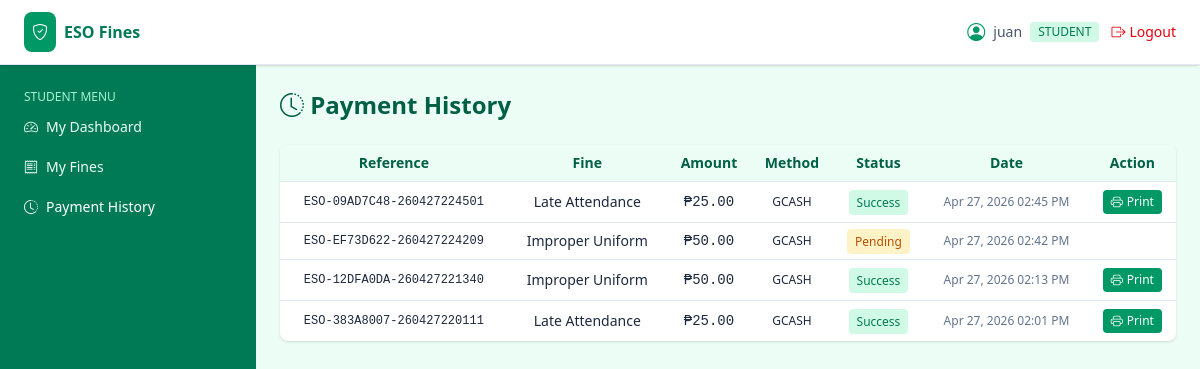
/student/history.php (signed in), run on the app's committed database.
### tables this page shows
CREATE TABLE `users` (
  `id` int(11) UNSIGNED NOT NULL,
  `username` varchar(60) NOT NULL,
  `email` varchar(120) NOT NULL,
  `password` varchar(255) NOT NULL,
  `role` enum('admin','student') NOT NULL DEFAULT 'student',
  `student_id` int(11) UNSIGNED DEFAULT NULL,
  `is_active` tinyint(1) NOT NULL DEFAULT 1,
  `created_at` timestamp NOT NULL DEFAULT current_timestamp()
);

CREATE TABLE `payments` (
  `id` int(11) UNSIGNED NOT NULL,
  `fine_id` int(11) UNSIGNED NOT NULL,
  `student_id` int(11) UNSIGNED NOT NULL,
  `amount` decimal(10,2) NOT NULL,
  `reference_no` varchar(60) NOT NULL,
  `receipt_path` varchar(255) DEFAULT NULL,
  `payment_method` varchar(40) NOT NULL DEFAULT 'GCASH',
  `status` enum('initiated','pending','success','failed') NOT NULL DEFAULT 'initiated',
  `qr_payload` text DEFAULT NULL,
  `created_at` timestamp NOT NULL DEFAULT current_timestamp(),
  `paid_at` timestamp NULL DEFAULT NULL
);

CREATE TABLE `fines` (
  `id` int(11) UNSIGNED NOT NULL,
  `student_id` int(11) UNSIGNED NOT NULL,
  `category_id` int(11) UNSIGNED DEFAULT NULL,
  `amount` decimal(10,2) NOT NULL,
  `reason` varchar(255) NOT NULL,
  `status` enum('unpaid','pending','paid','cancelled') NOT NULL DEFAULT 'unpaid',
  `issued_by` int(11) UNSIGNED NOT NULL,
  `issued_at` timestamp NOT NULL DEFAULT current_timestamp(),
  `paid_at` timestamp NULL DEFAULT NULL
);

### includes/db.php (called while the page is built, shortened)
<?php
function db() {
    static $pdo = null;
    if ($pdo === null) {
        $dsn = 'mysql:host=' . DB_HOST . ';port=' . DB_PORT . ';dbname=' . DB_NAME . ';charset=utf8mb4';
        try {
            $pdo = new PDO($dsn, DB_USER, DB_PASS, [
                PDO::ATTR_ERRMODE            => PDO::ERRMODE_EXCEPTION,
                PDO::ATTR_DEFAULT_FETCH_MODE => PDO::FETCH_ASSOC,
                PDO::ATTR_EMULATE_PREPARES   => false,
            ]);
        } catch (PDOException $e) {
            http_response_code(500);
            die('Database connection failed: ' . htmlspecialchars($e->getMessage()));
        }
    }
    return $pdo;
}
function db_all($sql, $params = []) {
    $stmt = db()->prepare($sql);
    $stmt->execute($params);
    return $stmt->fetchAll();
}
function db_one($sql, $params = []) {
    $stmt = db()->prepare($sql);
    $stmt->execute($params);
    return $stmt->fetch();
}

### includes/auth.php (called while the page is built, shortened)
<?php
require_once __DIR__ . '/db.php';
require_once __DIR__ . '/functions.php';
function current_user() {
    static $cache = null;
    if ($cache !== null && $cache['id'] === (int)$_SESSION['user_id']) return $cache;
    $cache = db_one('SELECT * FROM users WHERE id = ? AND is_active = 1', [$_SESSION['user_id']]);
    return $cache ?: null;
}
function current_student() {
    $u = current_user();
    return db_one('SELECT * FROM students WHERE id = ?', [$u['student_id']]);
}
function check_session_timeout() {
    if (!current_user()) return;
}
function require_login() {
    check_session_timeout();
}
function require_role($role) {
    require_login();
}

### includes/functions.php (called while the page is built, shortened)
<?php
function e($val) {
    return htmlspecialchars((string)$val, ENT_QUOTES, 'UTF-8');
}
function peso($n) {
    return '₱' . number_format((float)$n, 2);
}
function fdate($d, $fmt = 'M d, Y h:i A') {
    $ts = is_numeric($d) ? (int)$d : strtotime($d);
    return $ts ? date($fmt, $ts) : '—';
}

### student/history.php (the view, shortened to what this page needs)
<?php
require_once __DIR__ . '/../includes/auth.php';
require_role('student');
$student = current_student();
$rows = db_all("
  SELECT p.*, f.reason
  FROM payments p
  JOIN fines f ON f.id = p.fine_id
  WHERE p.student_id = ?
  ORDER BY p.created_at DESC", [$student['id']]);
include __DIR__ . '/../templates/header.php';
include __DIR__ . '/../templates/sidebar.php';
?>
<h1 class="text-2xl font-bold text-emerald-800 mb-6"><i class="bi bi-clock-history"></i> Payment History</h1>
<div class="bg-white rounded-lg shadow overflow-hidden">
  <div class="overflow-x-auto desktop-table">
  <table class="w-full text-sm">
    <thead class="bg-emerald-50 text-emerald-800">
      <tr>
        <th class="text-left p-2">Reference</th>
        <th class="text-left p-2">Fine</th>
        <th class="text-right p-2">Amount</th>
        <th class="p-2">Method</th>
        <th class="p-2">Status</th>
        <th class="p-2">Date</th>
        <th class="p-2">Action</th>
      </tr>
    </thead>
    <tbody>
    <?php foreach ($rows as $p): ?>
      <?php $cls = ['initiated'=>'bg-slate-100 text-slate-700','pending'=>'bg-amber-100 text-amber-700','success'=>'bg-emerald-100 text-emerald-700','failed'=>'bg-red-100 text-red-700'][$p['status']]; ?>
      <tr class="border-t">
        <td class="p-2 font-mono text-xs"><?= e($p['reference_no']) ?></td>
        <td class="p-2"><?= e($p['reason']) ?></td>
        <td class="p-2 text-right font-mono"><?= peso($p['amount']) ?></td>
        <td class="p-2 text-center text-xs"><?= e($p['payment_method']) ?></td>
        <td class="p-2 text-center">
          <span class="text-xs px-2 py-1 rounded <?= $cls ?>"><?= e(ucfirst($p['status'])) ?></span>
        </td>
        <td class="p-2 text-xs text-slate-500"><?= e(fdate($p['created_at'])) ?></td>
        <td class="p-2 text-center">
          <?php if ($p['status'] === 'success'): ?>
          <a href="<?= APP_URL ?>/student/print_receipt.php?id=<?= $p['id'] ?>&download=1"
             target="_blank"
             class="inline-flex items-center gap-1 text-xs bg-emerald-600 hover:bg-emerald-700 text-white px-2 py-1 rounded transition"
             title="Print Receipt">
            <i class="bi bi-printer"></i> Print
          </a>
          <?php endif; ?>
        </td>
      </tr>
    <?php endforeach; if (!$rows): ?>
      <tr><td colspan="7" class="p-4 text-center text-slate-400">No payments yet.</td></tr>
    <?php endif; ?>
    </tbody>
  </table>
  </div>
</div>
<?php include __DIR__ . '/../templates/footer.php'; ?>

### templates/header.php (shortened to what this page needs)
<?php
require_once __DIR__ . '/../includes/auth.php';
$user = current_user();
?>
<!DOCTYPE html>
<html lang="en">
<head>
<link id="tw-css" rel="stylesheet" href="<?= APP_URL ?>/assets/css/tailwind.min.css">
<link id="bi-css" rel="stylesheet" href="<?= APP_URL ?>/assets/css/bootstrap-icons.min.css">
</head>
<body class="bg-emerald-50 text-slate-800 min-h-screen">
<header class="bg-white border-b border-emerald-100 sticky top-0 z-30 shadow-sm">
  <div class="flex items-center justify-between px-4 md:px-6 py-3">
    <div class="flex items-center gap-3">
      <a href="<?= APP_URL ?>" class="flex items-center gap-2">
        <span class="bg-emerald-600 text-white p-2 rounded-lg"><i class="bi bi-shield-check"></i></span>
        <span class="font-bold text-emerald-700">ESO Fines</span>
      </a>
    </div>
    <div class="flex items-center gap-3">
      <span class="hidden sm:flex items-center gap-2 text-sm text-slate-600">
        <i class="bi bi-person-circle text-emerald-600 text-lg"></i>
        <?= e($user['username']) ?>
        <span class="text-xs uppercase bg-emerald-100 text-emerald-700 px-2 py-0.5 rounded"><?= e($user['role']) ?></span>
      </span>
      <a href="<?= APP_URL ?>/actions/logout.php" class="text-sm text-red-600 hover:underline flex items-center gap-1">
        <i class="bi bi-box-arrow-right"></i> Logout
      </a>
    </div>
  </div>
</header>
<div class="flex">

### templates/header.php (style rules this page uses)
*, *::before, *::after { border-color: #e2e8f0; }
body { font-family: 'Segoe UI', Tahoma, Geneva, Verdana, sans-serif; }
main table th, main table td { text-align: center !important; vertical-align: middle; }

### data on the page
users: username "juan", role "STUDENT"
payments: reference_no "ESO-09AD7C48-260427224501", fine.reason "Late Attendance", amount "₱25.00", payment_method "GCASH", status "Success", created_at "Apr 27, 2026 02:45 PM"
payments: reference_no "ESO-EF73D622-260427224209", fine.reason "Improper Uniform", amount "₱50.00", payment_method "GCASH", status "Pending", created_at "Apr 27, 2026 02:42 PM"
payments: reference_no "ESO-12DFA0DA-260427221340", fine.reason "Improper Uniform", amount "₱50.00", payment_method "GCASH", status "Success", created_at "Apr 27, 2026 02:13 PM"
payments: reference_no "ESO-383A8007-260427220111", fine.reason "Late Attendance", amount "₱25.00", payment_method "GCASH", status "Success", created_at "Apr 27, 2026 02:01 PM"
